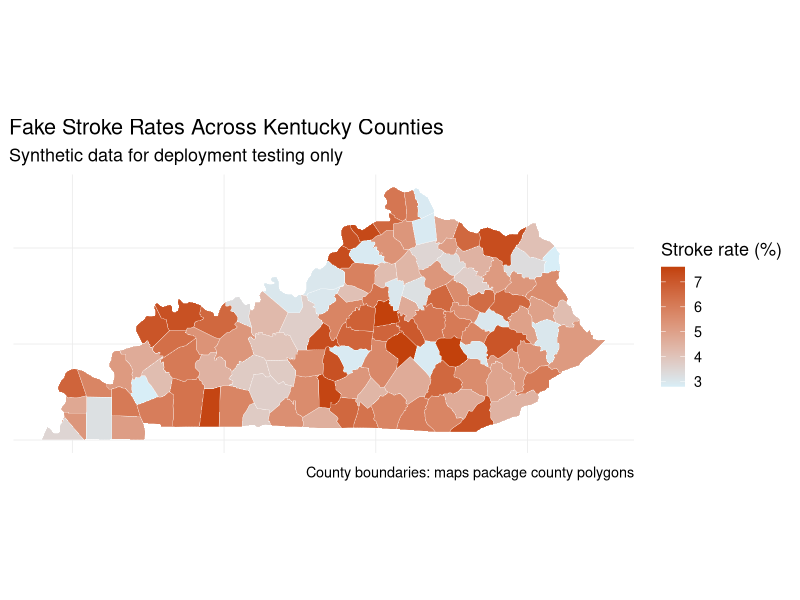

Write R code to recreate this figure.
## ---- chunk 1
library(dplyr)
library(ggplot2)
library(maps)

counties <- map_data("county") |>
  filter(region == "kentucky") |>
  mutate(
    county = sub(",.*$", "", sub("^kentucky,", "", subregion))
  )

set.seed(20260506)

stroke_data <- counties |>
  distinct(county) |>
  transmute(
    county,
    stroke_rate = round(runif(n(), min = 2.8, max = 7.6), 1),
    stroke_cases = sample(40:240, size = n(), replace = TRUE)
  )

map_data <- counties |>
  left_join(stroke_data, by = "county")

ggplot(map_data) +
  geom_polygon(aes(long, lat, group = group, fill = stroke_rate), color = "white", linewidth = 0.1) +
  scale_fill_gradient(
    low = "#d8eef7",
    high = "#c2410c",
    name = "Stroke rate (%)"
  ) +
  labs(
    title = "Fake Stroke Rates Across Kentucky Counties",
    subtitle = "Synthetic data for deployment testing only",
    caption = "County boundaries: maps package county polygons"
  ) +
  coord_quickmap() +
  theme_minimal(base_size = 13) +
  theme(
    panel.grid.major = element_blank(),
    axis.text = element_blank(),
    axis.title = element_blank(),
    plot.title.position = "plot",
    legend.position = "right"
  )
## ---- chunk 2
stroke_data |>
  arrange(desc(stroke_rate)) |>
  slice_head(n = 10)
